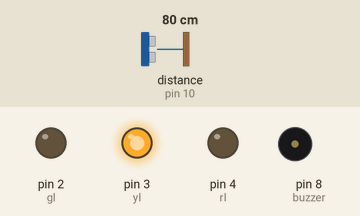
Simulated run of this sketch. Board: Arduino Uno, built with avr-gcc and run on an emulated ATmega328P. Parts: output pins drawn as LEDs (lit = HIGH), buzzer (waves = sounding). Wiring (inferred from the names in the program): ultrasonic range finder: trigger pin 9; echo pin 10. Inputs (shaded band) come from the test bench; at power-on: distance to the obstacle (sensor on pin 10) 80 cm. The echo pulse lasts 58.3 µs per cm; pins used as bus, display or sensor lines are not drawn; what the sketch prints to the serial monitor is not drawn.

Above: at 1.8 s.
1.9 s: distance to the obstacle (sensor on pin 10) set to 54 cm
5.4 s: distance to the obstacle (sensor on pin 10) set to 46 cm
At 6.38 s:
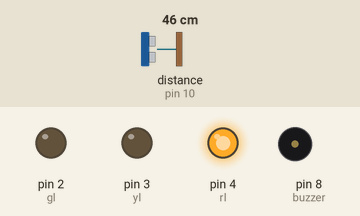
8.9 s: distance to the obstacle (sensor on pin 10) set to 120 cm
At 9.5 s:
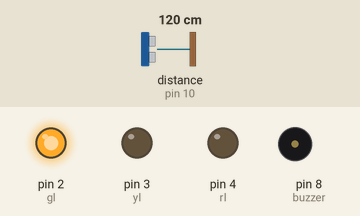
10.6 s: distance to the obstacle (sensor on pin 10) set to 103 cm
12.6 s: distance to the obstacle (sensor on pin 10) set to 97 cm
At 13.77 s:
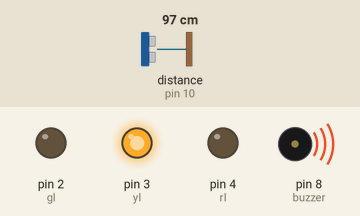
Timing chart, 0 to 17.1 s (numbered marks = the images above; inputs shaded):
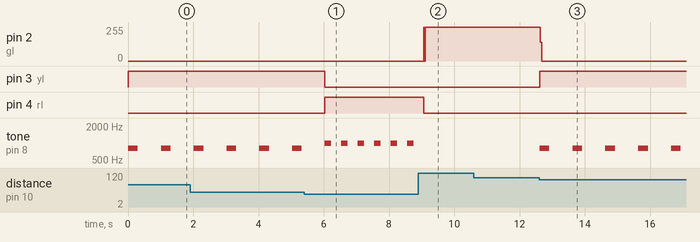

The sketch:

Smart_Parking_Sensor.ino
```cpp
const int PIN_TRIG =9;
const int PIN_ECHO =10;

const int gl=2;
const int yl=3;
const int rl=4;

const int buzzer =8;

void setup(){
  pinMode(PIN_TRIG, OUTPUT);
  pinMode(PIN_ECHO, INPUT);
  pinMode(gl, OUTPUT);
  pinMode(yl, OUTPUT);
  pinMode(rl, OUTPUT);
  pinMode(buzzer, OUTPUT);
  Serial.begin(9600);
}

void loop(){
  // Start a new measurement:
  digitalWrite(PIN_TRIG, HIGH);
  delayMicroseconds(10);
  digitalWrite(PIN_TRIG, LOW);

  // Read the result:
  int duration = pulseIn(PIN_ECHO, HIGH);
  float distance = duration / 58;
  Serial.print("Distance: " );
  Serial.print(distance);

//turning off  all the led
digitalWrite(yl, LOW);
digitalWrite(gl, LOW);
digitalWrite(rl, LOW);

//
if(distance >100){
  digitalWrite(gl, HIGH);
}
else if( distance >50){
  digitalWrite(yl, HIGH);

  tone(buzzer,800);
  delay(300);
  noTone(buzzer);
  delay(700);
}
else if(distance > 20){
  digitalWrite(rl, HIGH);
  tone(buzzer,1000);
  delay(200);
  noTone(buzzer);
  delay(300);
}
else{
  digitalWrite(rl, HIGH);
  tone(buzzer,1500);
  delay(100);
  noTone(buzzer);
  delay(100);
}

}
```

Measured:
- the behaviour switches between 52 and 51 cm on distance to the obstacle (sensor on pin 10) (found by bisection; images 0 and 1)
- the behaviour switches between 101 and 100 cm on distance to the obstacle (sensor on pin 10) (found by bisection; images 2 and 3)
- after the input at 5.4 s, pin 3 (yl): HIGH → LOW after 0.63 s; pin 4 (rl): LOW → HIGH after 0.63 s; tone on pin 8 (buzzer): alternates 1000 Hz for 0.20 s and silent for 0.30 s, starting after 0.63 s
- after the input at 8.9 s, pin 2 (gl): 0/255 → 255/255 after 0.16 s; pin 4 (rl): HIGH → LOW after 0.16 s; tone on pin 8 (buzzer): stops changing and stays silent
- after the input at 10.6 s, every drawn part: stays the same
- after the input at 12.6 s, pin 2 (gl): 255/255 → 0/255 at once; pin 3 (yl): LOW → HIGH at once; tone on pin 8 (buzzer): alternates 800 Hz for 0.30 s and silent for 0.71 s, starting at once
- by itself, tone on pin 8 (buzzer): alternates 800 Hz for 0.30 s and silent for 0.70 s
